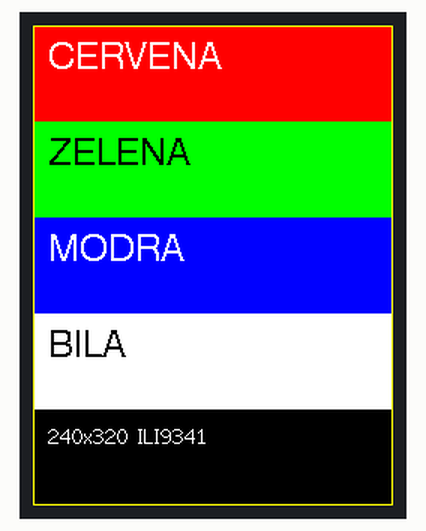
The sketch below on a simulated ESP32. Shown: 240×320 colour display. What the sketch prints to the serial monitor is not drawn.

Above: at 0.6 s.

Measured:
- what the display in image 0 shows lasts 2.0 s, from 0.5 s to 2.5 s

The sketch:

test_display.ino
```cpp
// Test displeje MSP2834 (ILI9341V) pres TFT_eSPI.
// Ocekavany obraz (na vysku): pruhy shora CERVENA, ZELENA, MODRA, BILA,
// pod kazdym nazev barvy. Nesouhlasi-li barva s napisem, viz User_Setup.h.
// Seriova linka 115200: ID radice (0xD3) a doba vykresleni celeho snimku.
// SD karta pri testu nema byt ve slotu; SD_CS (GPIO17) drzen v HIGH.

#include <TFT_eSPI.h>

const int SD_CS_PIN = 17;

TFT_eSPI tft;

void drawTest();

void band(int y, int h, uint16_t col, const char* label, uint16_t txt) {
  tft.fillRect(0, y, tft.width(), h, col);
  tft.setTextColor(txt, col);
  tft.drawString(label, 10, y + 10, 4);
}

void setup() {
  pinMode(SD_CS_PIN, OUTPUT);
  digitalWrite(SD_CS_PIN, HIGH);   // SD neposloucha na sdilene sbernici

  Serial.begin(115200);
  delay(300);

  tft.init();
  tft.setRotation(0);

  // ID radice: ILI9341 vraci 0x93 0x41 v bytech 2 a 3. Pres prevodnik urovni
  // na modulu muze cteni selhat (0x00/0xFF) i pri funkcnim displeji.
  Serial.printf("RDID4 (0xD3): %02X %02X %02X\n",
                tft.readcommand8(0xD3, 1), tft.readcommand8(0xD3, 2),
                tft.readcommand8(0xD3, 3));

  drawTest();
}

void drawTest() {
  int h = tft.height() / 5;
  band(0 * h, h, TFT_RED,   "CERVENA", TFT_WHITE);
  band(1 * h, h, TFT_GREEN, "ZELENA",  TFT_BLACK);
  band(2 * h, h, TFT_BLUE,  "MODRA",   TFT_WHITE);
  band(3 * h, h, TFT_WHITE, "BILA",    TFT_BLACK);
  tft.setTextColor(TFT_WHITE, TFT_BLACK);
  tft.drawString("240x320 ILI9341", 10, 4 * h + 10, 2);
  tft.drawRect(0, 0, tft.width(), tft.height(), TFT_YELLOW);  // okraj: oriznuti?
}

void loop() {
  // Rychlost: cely snimek 240x320 jednou barvou; mereno pro SPI_FREQUENCY.
  static uint32_t n = 0;
  if (n++ < 3) {
    delay(2000);
    uint32_t t0 = micros();
    tft.fillScreen(TFT_BLACK);
    uint32_t dt = micros() - t0;
    Serial.printf("fillScreen: %lu us (%.1f snimku/s)\n", dt, 1e6 / dt);
    drawTest();  // obnovit testovaci obraz
  }
}
```
